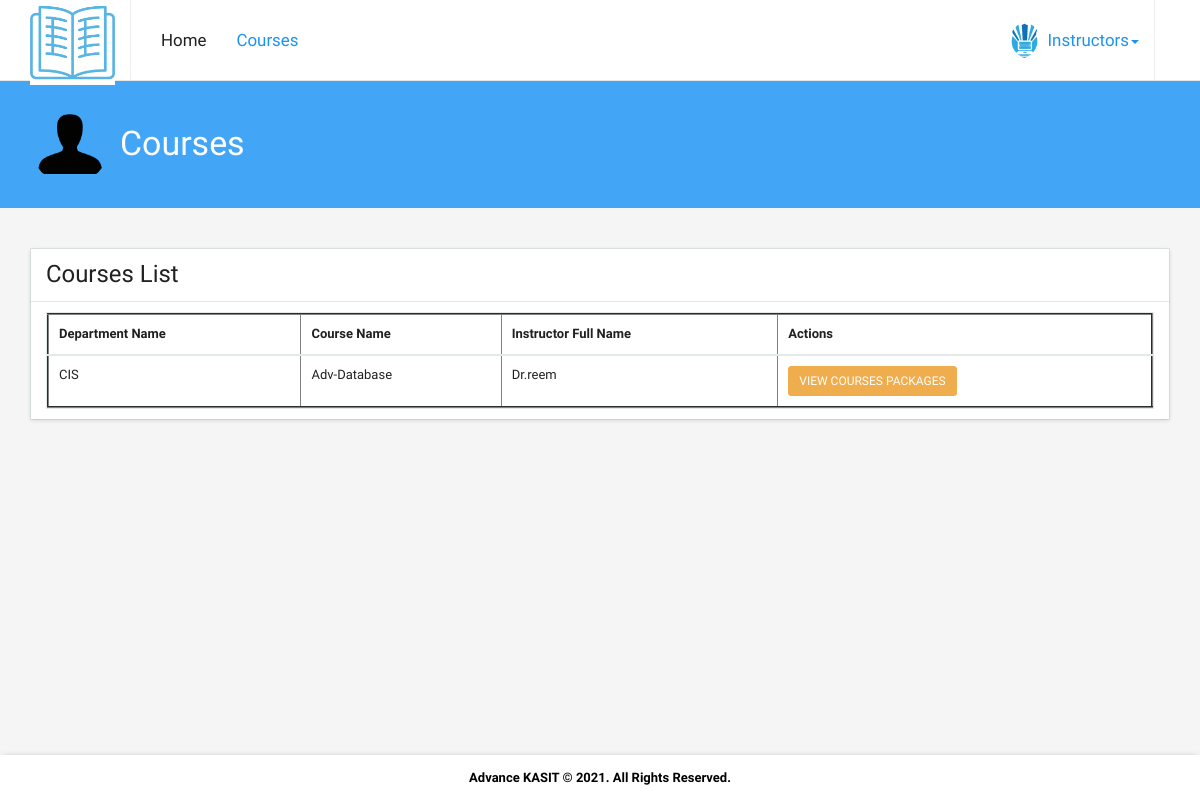
The page /Advance_KASIT_Code/Instructors/View_Courses_List.php (signed in) on the database its author committed.
### tables this page shows
CREATE TABLE `courses` (
  `ID` int(20) NOT NULL,
  `Course_Name` varchar(250) NOT NULL,
  `Department_Name` varchar(250) NOT NULL,
  `I_ID` int(20) NOT NULL
);

CREATE TABLE `instructors` (
  `ID` int(20) NOT NULL,
  `Full_Name` varchar(250) NOT NULL,
  `Department_Name` varchar(250) NOT NULL,
  `Office_Hours` varchar(250) NOT NULL,
  `Username` varchar(250) NOT NULL,
  `Password` varchar(250) NOT NULL
);

### Advance_KASIT_Code/Instructors/View_Courses_List.php (the view, shortened to what this page needs)
<?php
include("../includes/config.php");
$I_ID = $_SESSION['I_Log'];
?>
<!DOCTYPE html>
<html class="transition-navbar-scroll top-navbar-xlarge bottom-footer" lang="en">
<head>
  <link href="../css/vendor/all.css" rel="stylesheet">
  <link href="../css/app/app.css" rel="stylesheet">
</head>
<body>
  <div class="navbar navbar-default navbar-fixed-top navbar-size-large navbar-size-xlarge paper-shadow" data-z="0" data-animated role="navigation">
    <div class="container">
      <div class="navbar-header">
        <div class="navbar-brand navbar-brand-logo">
         <a href="index.php">
           					<center><img src="../images/logo2.png" width="100px" height="85px"/></center>
          </a>
        </div>
      </div>
      <div class="collapse navbar-collapse" id="main-nav">
        <ul class="nav navbar-nav navbar-nav-margin-left">
		 <li class="dropdown ">
            <a href="index.php" class="">Home</a>
          </li>
		 <li class="dropdown active">
            <a href="View_Courses_List.php" class="">Courses </a>
          </li>
        </ul>
        <div class="navbar-right">
          <ul class="nav navbar-nav navbar-nav-bordered navbar-nav-margin-right">
            <li class="dropdown user active">
              <a href="#" class="dropdown-toggle" data-toggle="dropdown">
                <img src="../images/kasit1.png" alt="" class="img-circle" /> Instructors<span class="caret"></span>
              </a>
            </li>
          </ul>
        </div>
      </div>
    </div>
  </div>
  <div class="parallax overflow-hidden bg-blue-400 page-section third">
    <div class="container parallax-layer" data-opacity="true">
      <div class="media v-middle">
        <div class="media-left text-center">
          <a href="#">
            <img src="../images/user.png" alt="people" class="img-circle width-80" />
          </a>
        </div>
        <div class="media-body">
          <h1 class="text-white text-display-1 margin-v-0">Courses</h1>
        </div>
      </div>
    </div>
  </div>
  <div class="container">
    <div class="page-section">
      <div class="row">
        <div class="col-md-12">
          <div class="row" data-toggle="isotope">
            <div class="item col-xs-12 col-lg-12">
              <div class="panel panel-default paper-shadow" data-z="0.5">
                <div class="panel-heading">
                  <h4 class="text-headline margin-none">Courses List</h4>
                </div>
                <ul class="list-group">
                  <li class="list-group-item media v-middle">
                    <div class="media-body">
          <div class="panel panel-default">
            <table data-toggle="data-table" class="table" cellspacing="0" border="2" width="100%">
              <thead>
                <tr>
                  <th>Department Name</th>
                  <th>Course Name</th>
                  <th>Instructor Full Name</th>
                  <th>Actions</th>
                </tr>
              </thead>
              <tbody>
			     <?php
					$sql1 = mysqli_query($Conn,"select * from courses where I_ID='$I_ID' order by ID DESC");
					while ($row1 = mysqli_fetch_array($sql1)){
						$C_ID = $row1['ID'];
						$Course_Name = $row1['Course_Name'];
						$Department_Name = $row1['Department_Name'];
						$I_ID = $row1['I_ID'];
						$sql2 = mysqli_query($Conn,"select * from instructors where ID='$I_ID'");
						$row2 = mysqli_fetch_array($sql2);
						$Full_Name = $row2['Full_Name'];
						?>
                <tr>
                  <td><?php echo $Department_Name; ?></td>
                  <td><?php echo $Course_Name; ?></td>
                   <td><?php echo $Full_Name; ?></td>
                  <td>
				  				 <a href="View_Packages.php?C_ID=<?php echo $C_ID; ?>" class="btn btn-warning btn-sm">View Courses Packages</a>
				  </td>
                </tr>
				<?php
					}
					?>
              </tbody>
            </table>
          </div>
                    </div>
                  </li>
                </ul>
              </div>
            </div>
          </div>
          <br/>
          <br/>
        </div>
      </div>
    </div>
  </div>
  <footer class="footer">
    <strong><font color="#000">Advance KASIT © 2021. All Rights Reserved.</font></strong>
  </footer>
</body>
</html>

### rows shown on the page
courses: Department_Name "CIS", Course_Name "Adv-Database", I_ID.Full_Name "Dr.reem"
